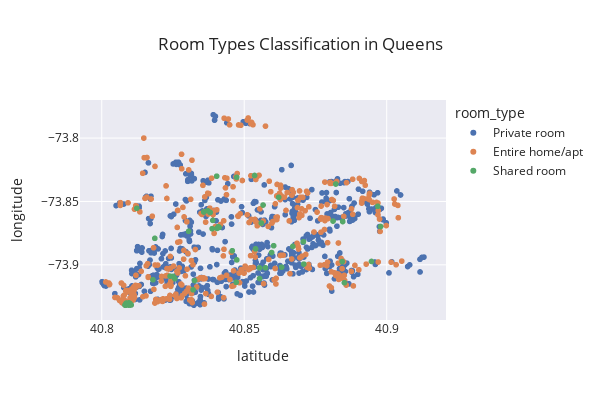

The notebook cell saved with this chart:
### Code cell
df_manhattan = df[df.neighbourhood_group == 'Bronx']
map = px.scatter(df_manhattan,x="latitude", y="longitude", color="room_type", template="seaborn", title="Room Types Classification in Bronx",width=600,height=400)
map.show()

### Figure 1 — Plotly figure (JSON) as saved in the notebook; plotly's stock layout.template omitted (floating-point values rounded to 4 significant figures; data arrays with more than 128 entries replaced by an {"elided": "..."} marker saying what was removed)
{"data": [{"hovertemplate": "room_type=Private room<br>latitude=%{x}<br>longitude=%{y}<extra></extra>", "legendgroup": "Private room", "marker": {"color": "rgb(76,114,176)", "symbol": "circle"}, "mode": "markers", "name": "Private room", "showlegend": true, "type": "scattergl", "x": {"elided": "652 float values"}, "xaxis": "x", "y": {"elided": "652 float values"}, "yaxis": "y"}, {"hovertemplate": "room_type=Entire home/apt<br>latitude=%{x}<br>longitude=%{y}<extra></extra>", "legendgroup": "Entire home/apt", "marker": {"color": "rgb(221,132,82)", "symbol": "circle"}, "mode": "markers", "name": "Entire home/apt", "showlegend": true, "type": "scattergl", "x": {"elided": "379 float values"}, "xaxis": "x", "y": {"elided": "379 float values"}, "yaxis": "y"}, {"hovertemplate": "room_type=Shared room<br>latitude=%{x}<br>longitude=%{y}<extra></extra>", "legendgroup": "Shared room", "marker": {"color": "rgb(85,168,104)", "symbol": "circle"}, "mode": "markers", "name": "Shared room", "showlegend": true, "type": "scattergl", "x": [40.88, 40.87, 40.81, 40.88, 40.85, 40.83, 40.86, 40.84, 40.87, 40.81, 40.9, 40.86, 40.84, 40.89, 40.83, 40.9, 40.83, 40.85, 40.88, 40.82, 40.87, 40.84, 40.81, 40.81, 40.81, 40.81, 40.86, 40.86, 40.84, 40.89, 40.84, 40.84, 40.84, 40.81, 40.86, 40.85, 40.82, 40.85, 40.86, 40.83, 40.85, 40.86, 40.81, 40.81, 40.84, 40.81, 40.81, 40.81, 40.81, 40.82, 40.81, 40.81, 40.83, 40.86, 40.81, 40.81, 40.84, 40.86, 40.88, 40.85], "xaxis": "x", "y": [-73.9, -73.89, -73.86, -73.84, -73.83, -73.87, -73.88, -73.83, -73.9, -73.93, -73.87, -73.89, -73.86, -73.91, -73.92, -73.85, -73.91, -73.91, -73.87, -73.88, -73.88, -73.86, -73.93, -73.93, -73.93, -73.93, -73.9, -73.85, -73.87, -73.9, -73.87, -73.87, -73.87, -73.93, -73.91, -73.9, -73.91, -73.89, -73.9, -73.91, -73.89, -73.85, -73.93, -73.93, -73.86, -73.93, -73.93, -73.93, -73.93, -73.91, -73.93, -73.93, -73.91, -73.9, -73.93, -73.93, -73.86, -73.87, -73.87, -73.83], "yaxis": "y"}], "layout": {"height": 400, "legend": {"title": {"text": "room_type"}, "tracegroupgap": 0}, "title": {"text": "Room Types Classification in Queens"}, "width": 600, "xaxis": {"anchor": "y", "domain": [0, 1], "title": {"text": "latitude"}}, "yaxis": {"anchor": "x", "domain": [0, 1], "title": {"text": "longitude"}}}}
